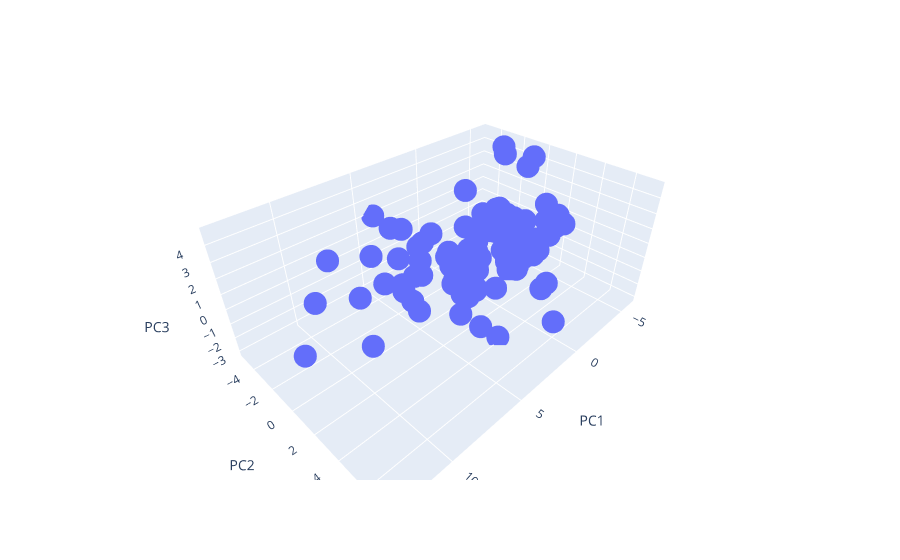

Notebook code cell kept with this figure:
### Code cell
px.scatter_3d(
    data_frame=pca_df,
    x='PC1', 
    y='PC2',
    z='PC3',
)
